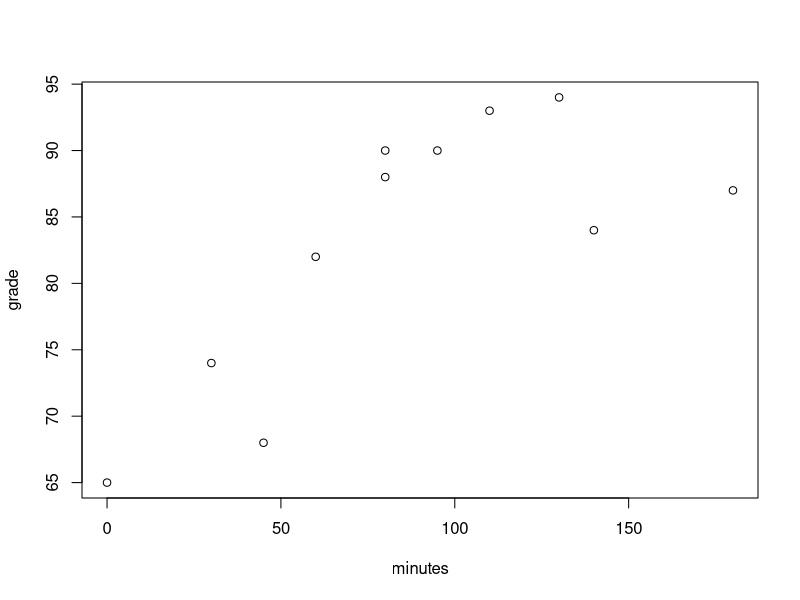

This chart was generated by the following R code: (Note: this script raises an error after producing the figure.)
minutes <- c(30, 45, 180, 95, 130, 140, 80, 60, 110, 0, 80)
grade <- c(74, 68, 87, 90, 94, 84, 88, 82, 93, 65, 90)

cor(minutes,grade)
plot(minutes,grade)

data.frame(minutes,grade)    

year <- c(1996,1998)
since <- c(1,3)
number <- c(25,45)

ds <- data.frame(year,since,number)

expFit(ds$since, ds$number)
logisticFit(ds$since, ds$number)

e <- expFitPred(ds$since, ds$number,10)
